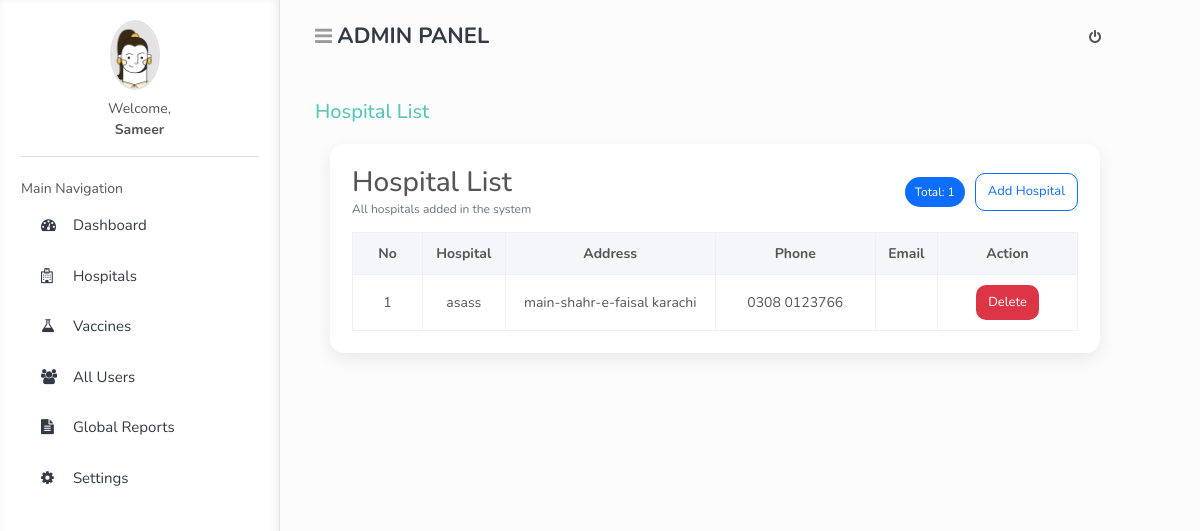
/mainadmin/hospitalslist.php (signed in), run on an earlier commit of the app's database.
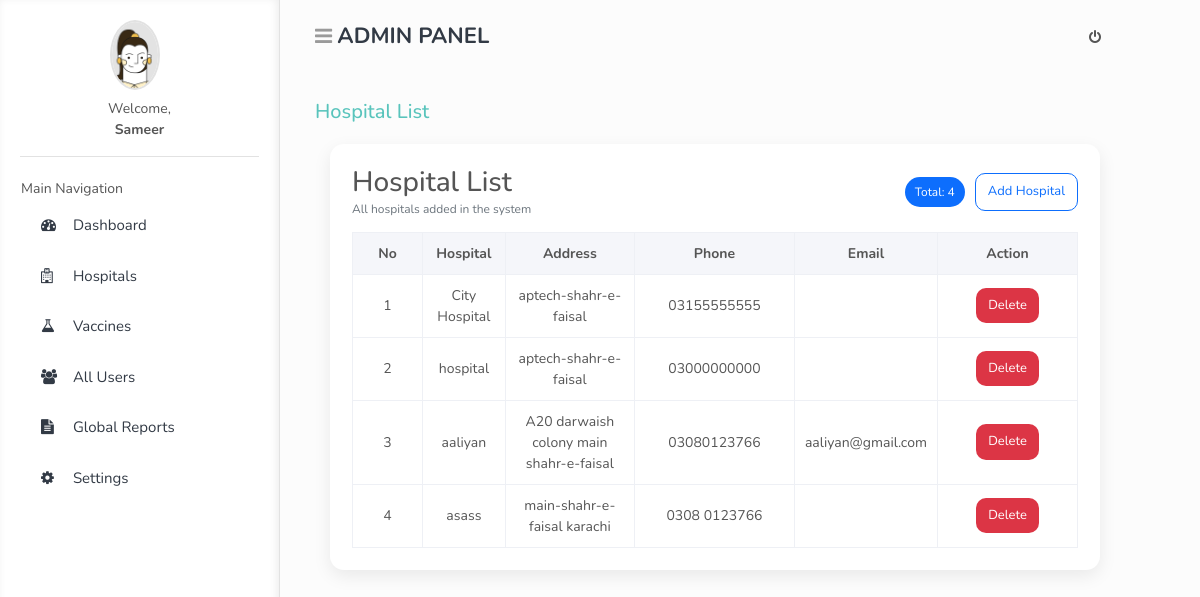
And on a later commit of the database.
### tables this page shows
CREATE TABLE `hospitals` (
  `id` int(11) NOT NULL,
  `hospital_name` varchar(150) DEFAULT NULL,
  `address` text DEFAULT NULL,
  `phone` varchar(20) DEFAULT NULL,
  `email` varchar(255) DEFAULT NULL
);

### mainadmin/hospitalslist.php (the view, shortened to what this page needs)
<?php
include "../base/header.php";
include "../includes/db.php";
$rows = [];
$result = mysqli_query($conn, "SELECT id, hospital_name, address, phone, email FROM hospitals ORDER BY id DESC");
while ($r = mysqli_fetch_assoc($result)) {
    $rows[] = $r;
}
$total = count($rows);
?>
<div class="container-fluid">
    <div class="cardBox">
        <div class="headRow">
            <div>
                <h3 style="margin:0;">Hospital List</h3>
                <p class="smallNote">All hospitals added in the system</p>
            </div>
            <div style="display:flex; gap:10px; align-items:center; flex-wrap:wrap;">
                <span class="badgeBlue">Total: <?php echo (int)$total; ?></span>
                <a class="btnGray" href="addHospital.php">Add Hospital</a>
            </div>
        </div>
        <div class="tableWrap">
            <table>
                <thead>
                    <tr>
                        <th style="width:70px;">No</th>
                        <th>Hospital</th>
                        <th>Address</th>
                        <th style="width:160px;">Phone</th>
                        <th>Email</th>
                        <th style="width:140px;">Action</th>
                    </tr>
                </thead>
                <tbody>
                    <?php if ($total > 0): ?>
                        <?php $i = 1; foreach ($rows as $h): ?>
                            <tr>
                                <td><?php echo $i++; ?></td>
                                <td><?php echo htmlspecialchars((string)($h["hospital_name"] ?? "")); ?></td>
                                <td><?php echo htmlspecialchars((string)($h["address"] ?? "")); ?></td>
                                <td><?php echo htmlspecialchars((string)($h["phone"] ?? "")); ?></td>
                                <td><?php echo htmlspecialchars((string)($h["email"] ?? "")); ?></td>
                                <td>
                                    <a
                                        class="btnRed"
                                        href="hospitalslist.php?delete=<?php echo (int)$h["id"]; ?>"
                                        onclick="return confirm('Delete this hospital?');"
                                    >
                                        Delete
                                    </a>
                                </td>
                            </tr>
                        <?php endforeach; ?>
                    <?php else: ?>
                        <tr>
                            <td colspan="6" style="color:#6c757d;">No hospitals found.</td>
                        </tr>
                    <?php endif; ?>
                </tbody>
            </table>
        </div>
    </div>
</div>
<?php include "../base/footer.php"; ?>

What changed in the data, as far as the page shows it:
added hospitals: hospital_name "City Hospital", address "aptech-shahr-e-faisal", phone "03155555555"
added hospitals: hospital_name "hospital", address "aptech-shahr-e-faisal", phone "03000000000"
added hospitals: hospital_name "aaliyan", address "A20 darwaish colony main shahr-e-faisal", phone "03080123766", email "aaliyan@gmail.com"
Also different on the page:
$total: "1" → "4"
